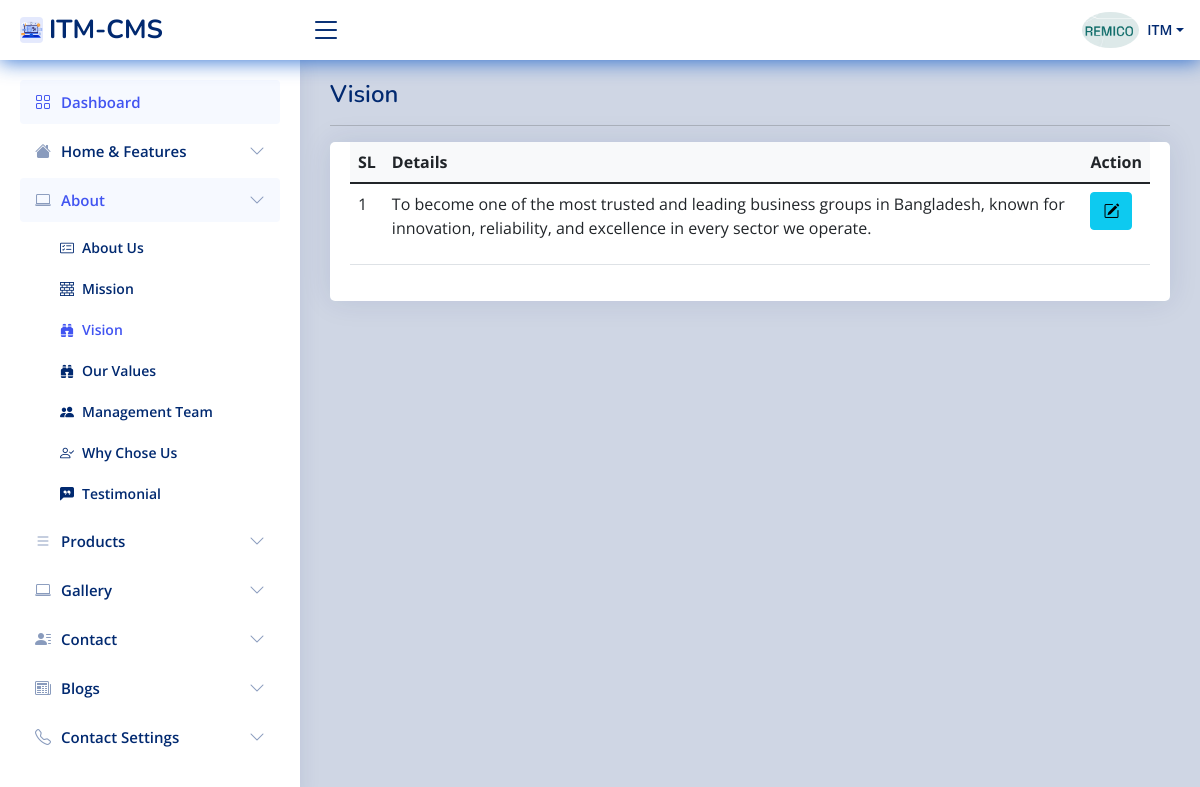
The page /itm-admin/user/vision (signed in) on the database its author committed.
### tables this page shows
CREATE TABLE `stuff` (
  `userid` int(11) NOT NULL,
  `stuff_name` varchar(50) NOT NULL,
  `position` varchar(500) NOT NULL,
  `contact_info` varchar(50) NOT NULL,
  `business_name` varchar(500) NOT NULL,
  `business_details` varchar(250) NOT NULL,
  `service_charge` varchar(250) NOT NULL,
  `business_phone` varchar(100) NOT NULL,
  `business_email` varchar(250) NOT NULL,
  `biz_web` varchar(200) NOT NULL,
  `business_address` varchar(500) NOT NULL,
  `invoice_welcome` varchar(500) NOT NULL,
  `photo` varchar(150) NOT NULL,
  `sign_img` text NOT NULL,
  `join_date` date NOT NULL,
  `status` int(11) NOT NULL,
  `software_status` int(11) NOT NULL,
  `comments` varchar(500) NOT NULL,
  `division_id` int(11) NOT NULL,
  `district_id` int(11) NOT NULL,
  `upazila_id` int(11) NOT NULL,
  `inv_name` varchar(50) NOT NULL
);

CREATE TABLE `user` (
  `userid` int(11) NOT NULL,
  `full_name` varchar(250) NOT NULL,
  `username` varchar(50) NOT NULL,
  `password` varchar(200) NOT NULL,
  `access_level` int(11) NOT NULL,
  `status` int(11) NOT NULL,
  `expire_date` date NOT NULL
);

CREATE TABLE `vision` (
  `ms_id` int(11) NOT NULL,
  `user_id` int(11) NOT NULL,
  `name` varchar(200) NOT NULL,
  `details` longtext NOT NULL,
  `userPic` varchar(200) NOT NULL
);

### itm-admin/user/session.php (called while the page is built, shortened)
<?php
include('../includes/conn.php');
$sq = mysqli_query($con, "select * from stuff left join `user` on user.userid=stuff.userid where stuff.userid='" . $_SESSION['id'] . "'");
$srow = mysqli_fetch_array($sq);
$user = $srow['username'];

### itm-admin/user/vision.php (the view, shortened to what this page needs)
<!DOCTYPE html>
<html lang="en">
<head>
<?php   require_once 'head_link.php'; ?>
</head>
<body>
<?php   require_once 'header1.php'; ?>
<?php  require_once 'sidebar.php'; ?>
  <main id="main" class="main">
    <div class="pagetitle">
     <h1>Vision </span> </h1>
       <hr>
    </div>
    <section class="section">
      <div class="row">
        <div class="col-lg-12">
          <div class="card">
            <div class="card-body">
              <table class="table table-hover datatable">
              <thead class="bg-light">
			<tr>
				<th> SL</th>
				<th>Details</th>
				<th>Action</th>
			</tr>
		</thead>
            <tbody id="tbody">
			<?php
			$sl = 0;
			$eq = mysqli_query($con, "select * from vision  where ms_id = 1 and user_id='" . $_SESSION['id'] . "' ORDER BY ms_id desc   ");
			while ($eqrow = mysqli_fetch_array($eq)) {
			?>
				<tr>
					<td><?php echo  ++$sl; ?></td>
					<td><?php echo $eqrow['details']; ?></td>
					<td><a class="btn btn-info" href="vision-edit?edit_id=<?php echo $eqrow['ms_id']; ?>" title="click for edit" onclick="return confirm('Are You Sure To Edit ?')"><span class="bi bi-pencil-square"></span> </a> </td>
				</tr>
			<?php
			}
			?>
		</tbody>
              </table>
            </div>
          </div>
        </div>
      </div>
    </section>
  </main>
  <?php  require_once 'footer1.php'; ?>

### itm-admin/user/header1.php (shortened to what this page needs)
<?php
  require_once 'session.php';
  include('../scripts2.php');
  ?>
  <header id="header" class="header fixed-top d-flex align-items-center">
    <div class="d-flex align-items-center justify-content-between">
      <a href="home" class="logo d-flex align-items-center">
        <img src="../includes/web.jpg" alt="ITM" class="rounded">
        <span class="d-none d-lg-block">ITM-CMS</span>
      </a>
      <i class="bi bi-list toggle-sidebar-btn"></i>
    </div>
    <nav class="header-nav ms-auto">
      <ul class="d-flex align-items-center">
        <li class="nav-item dropdown pe-3">
          <a class="nav-link nav-profile d-flex align-items-center pe-0" href="#" data-bs-toggle="dropdown">
            <img src="../<?php if ($srow['photo']==""){echo "img/profile.jpg"; } else {echo $srow['photo'];} ?>" alt="Profile" class="rounded-circle">
            <span class="d-none d-md-block dropdown-toggle ps-2"><?php echo $user; ?></span>
          </a>
        </li>
      </ul>
    </nav>
  </header>

### itm-admin/user/assets/css/style.css (style rules this page uses)
:root { scroll-behavior: smooth; }
body { background:#01297030; font-family: "Open Sans", sans-serif; color: #444444; }
a { color: #4154f1; text-decoration: none; }
h1, h2, h3, h4, h5, h6 { font-family: "Nunito", sans-serif; }
#main { margin-top: 60px; padding: 20px 30px; transition: all 0.3s; }
.pagetitle { margin-bottom: 10px; }
.pagetitle h1 { font-size: 24px; margin-bottom: 0; font-weight: 600; color: #012970; }
.card { margin-bottom: 30px; border: none; border-radius: 5px; box-shadow: 0px 0 30px rgba(1, 41, 112, 0.1); }
.card-body { padding: 0 20px 20px 20px; }
.logo { line-height: 1; }
@media (min-width: 1200px) { .logo { width: 280px; } }
.logo img { max-height: 26px; margin-right: 6px; }
.logo span { font-size: 26px; font-weight: 700; color: #012970; font-family: "Nunito", sans-serif; }
.header { transition: all 0.5s; z-index: 997; height: 60px; box-shadow: 0px 2px 20px rgba(1, 41, 112, 0.1); background-color: #fff; padding-left: 20px; }
.header .toggle-sidebar-btn { font-size: 32px; padding-left: 10px; cursor: pointer; color: #012970; }
.header-nav ul { list-style: none; }
.header-nav > ul { margin: 0; padding: 0; }
.header-nav .nav-profile { color: #012970; }
.header-nav .nav-profile img { max-height: 36px; }
.header-nav .nav-profile span { font-size: 14px; font-weight: 600; }
@media (min-width: 1200px) { #main, #footer { margin-left: 300px; } }

### itm-admin/user/header1.php (style rules this page uses)
.header { transition: all 0.5s; z-index: 997; height: 60px; box-shadow: 0px 2px 20px #0a58cac9; background-color: #fff; padding-left: 20px; }

### rows shown on the page
stuff: photo (picture), user.username "ITM"
vision: details "To become one of the most trusted and leading business groups in Bangladesh, known for innovation, reliability, and excellence in every sector we operate."
